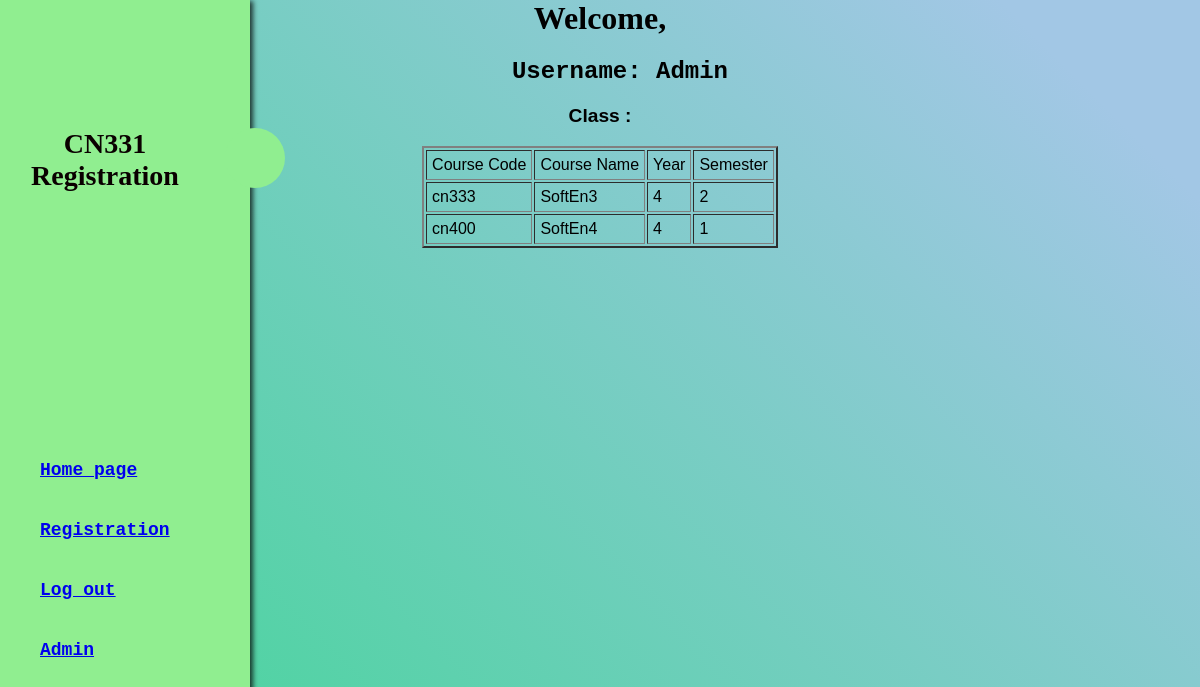
The app's page / (signed in) with its own data.
### base/models.py (models this page shows, shortened)
class Course(models.Model):
    Subject = models.CharField(max_length=99)
    Subject_name = models.CharField(max_length=99)
    Year = models.IntegerField()
    Semester = models.IntegerField()
    capacity = models.IntegerField()
    status = models.BooleanField()

### base/views.py (the view)
# urls.py: path('', views.index, name='index'),
def index(request):
    if not request.user.is_authenticated:
        return HttpResponseRedirect(reverse('login'))
    student = Student.objects.get(Student_Users_id=request.user.id)
    return render(request, 'users/index.html', {
        "courses": student.courses.all()
    })

### base/templates/users/index.html
{% extends 'users/layout.html' %}
{% block content %}
{% load static %}
<link rel="stylesheet" href="{% static 'index/style.css' %}" type = "text/css">
<h1>Welcome, {{ request.user.first_name }}</h1>
<ul>
    <div class  = "username">
    <li>Username: {{ request.user.username }}</li>
</ul></div>
<h3> Class : <h3>
<table border="2" cellpadding="5" style="margin: 0 auto;">
    <td>Course Code</td>
    <td>Course Name</td>
    <td>Year</td>
    <td>Semester</td>
    {% for Subject in courses %}
    <tr>
        <td>{{Subject.Subject}}</td>
        <td>{{Subject.Subject_name}}</td>
        <td>{{Subject.Year}}</td>
        <td>{{Subject.Semester}}</td>
    </tr>
    {% endfor %}
</table>
{% endblock %}

### static/index/sidebar.css (style rules this page uses)
h1 { left: -20px; font-weight : Bold; text-align : center; font-family : "Lucida Handwriting" ,cursive ; }
li { font-size : x-large ; }
h3 { font-size: larger; font-family : "Helvetica", san-serif }

### static/index/style.css (style rules this page uses)
h1 { font-weight : Bold; text-align : center; font-family : "Lucida Handwriting" ,cursive ; }
h3 { font-size: larger; font-family : "Helvetica", san-serif; text-align : center; }
.username { text-align: center; list-style-type: none ; }

### records on screen
Course: Subject "cn333", Subject_name "SoftEn3", Year "4", Semester "2"
Course: Subject "cn400", Subject_name "SoftEn4", Year "4", Semester "1"

### other values on screen
{{ request.user.username }} "Admin"
